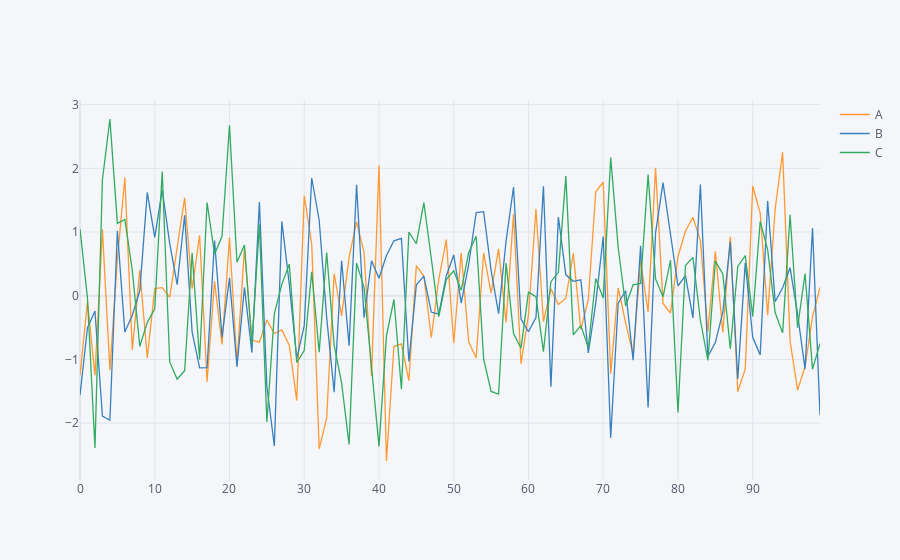

Here is the notebook cell this chart was saved with:
### Markdown cell above
#### Line Plot

### Code cell
#we can plot the data that is avalible in the form of the DataFrame.
df.iplot()
#if we can see the below plot is really very interactive .It is avalible in atrandom fashion if we required the bestof visualization of this data.
#we will use the cumulative sum of the individual componenets.
